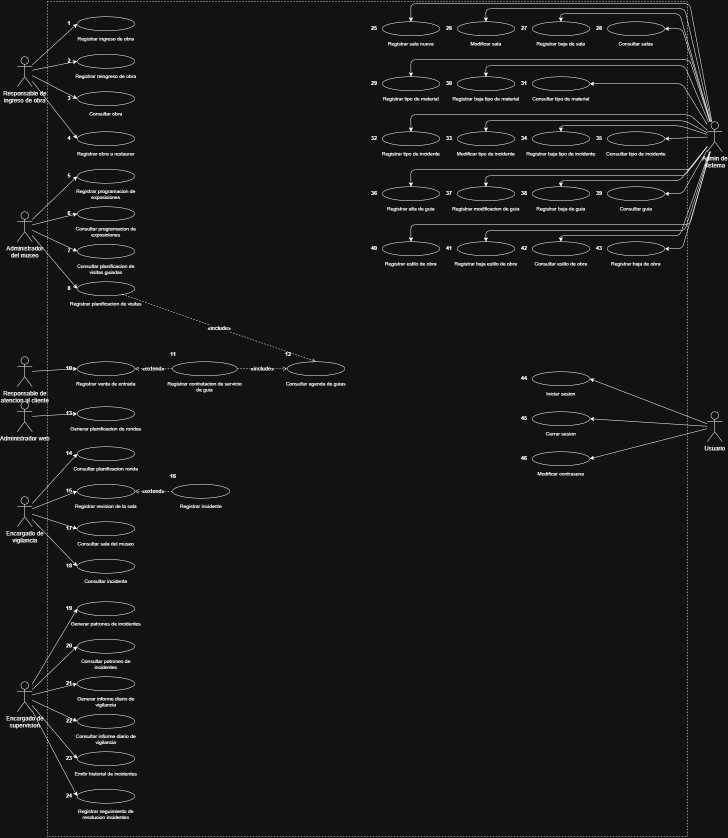
#> input picture scripts_y_notas/page9_new_dcu.png, 1456 x 1675 px, found by its file name (shown at 1/2 size)
$ python fast_match.py
#> lines starting #> are read from the running program, lines starting #| are printed output that depends on the picture
# -*- coding: utf-8 -*-
import numpy as np
from PIL import Image

dcu_img = Image.open('scripts_y_notas/page9_new_dcu.png').convert('L')
W, H = dcu_img.size
#> W = 1456; H = 1675

# Let's inspect where actors are by fast 4x downsampling
dcu_small = np.array(dcu_img.resize((W//4, H//4)), dtype=np.float32)
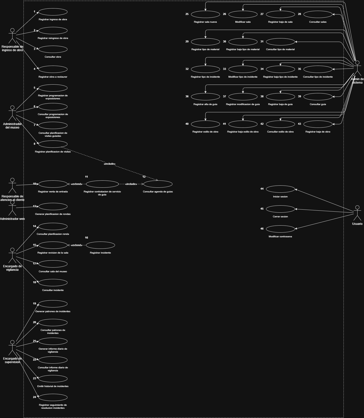
#> dcu_small: shape (418, 364) float32; min 5, max 232, mean 23

crops = {
    'guardia': 'media/board_guardia.png',
    'supervisor': 'media/supervisor_crop1.png',
    'obra': 'media/board_obra.png',
    'incidente': 'media/board_incidente.png'
}

for name, path in crops.items():
    c_img = Image.open(path).convert('L')
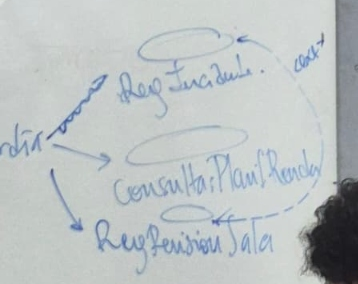
#> input picture media/board_guardia.png, 358 x 284 px, found by its file name
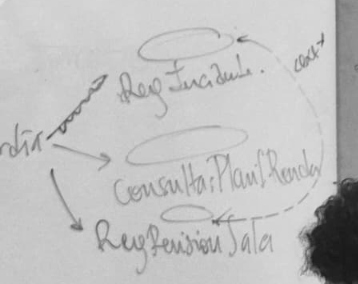
#> c_img: PIL image 358x284 L; min 23, max 224, mean 191.8
    cw, ch = c_img.size
#> cw = 358; ch = 284
    c_small = np.array(c_img.resize((max(1, cw//4), max(1, ch//4))), dtype=np.float32)
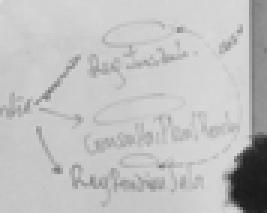
#> c_small: shape (71, 89) float32 (shown 3 times larger); min 26, max 218, mean 191.8

    # fast cross-correlation using OpenCV or simple sliding window
    # Actually, let's just use scipy if fast or cv2
    try:
        import cv2
        res = cv2.matchTemplate(dcu_small, c_small, cv2.TM_CCOEFF_NORMED)
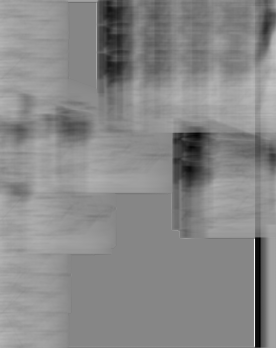
#> res: shape (348, 276) float32; min -0.301, max 0.271, mean 0.00569; drawn with min black and max white
        min_val, max_val, min_loc, max_loc = cv2.minMaxLoc(res)
#> min_val = -0.301; max_val = 0.271; min_loc = (259, 238); max_loc = (254, 253)
        best_x = max_loc[0] * 4
#> best_x = 1016
        best_y = max_loc[1] * 4
#> best_y = 1012
        cx = (best_x + cw/2) / W * 100
#> cx = 82.07
        cy = (best_y + ch/2) / H * 100
#> cy = 68.9
        print(f"Sector {name}: score={max_val:.2f}, x={best_x}, y={best_y}, center=({cx:.1f}%, {cy:.1f}%)")
#| Sector guardia: score=0.27, x=1016, y=1012, center=(82.1%, 68.9%)
    except Exception as e:
        print(f"Error for {name}:", e)
#> pass 2 of the loop `for name, path in crops.items():`:
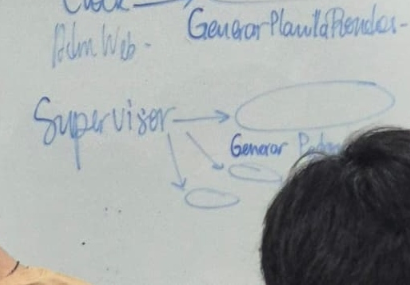
#> input picture media/supervisor_crop1.png, 410 x 285 px, found by its file name
#> c_img: PIL image 410x285 L
#> `c_small = np.array(c_img.resize((max(1, cw//4), max(1, ch//4))), dtype..`:
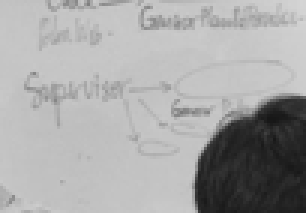
#> c_small: shape (71, 102) float32 (shown 3 times larger); min 23, max 212, mean 166.6
#> `res = cv2.matchTemplate(dcu_small, c_small, cv2.TM_CCOEFF_NORMED)`:
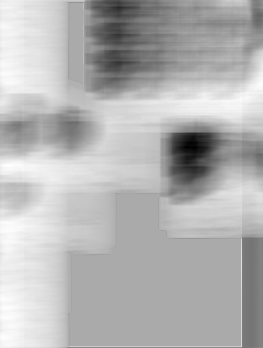
#> res: shape (348, 263) float32; min -0.329, max 0.163, mean 0.018; drawn with min black and max white
#> min_val = -0.329; max_val = 0.163; min_loc = (194, 147); max_loc = (3, 337)
#> best_x = 12
#> best_y = 1348
#> cx = 14.9
#> cy = 88.99
#| Sector supervisor: score=0.16, x=12, y=1348, center=(14.9%, 89.0%)
#> pass 3 of the loop `for name, path in crops.items():`:
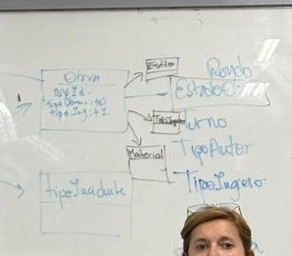
#> input picture media/board_obra.png, 292 x 256 px, found by its file name
#> c_img: PIL image 292x256 L
#> `c_small = np.array(c_img.resize((max(1, cw//4), max(1, ch//4))), dtype..`:
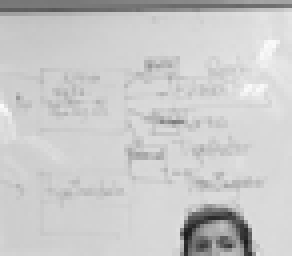
#> c_small: shape (64, 73) float32 (shown 4 times larger); min 28, max 251, mean 201.7
#> `res = cv2.matchTemplate(dcu_small, c_small, cv2.TM_CCOEFF_NORMED)`:
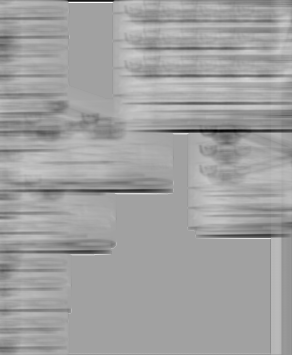
#> res: shape (355, 292) float32; min -0.467, max 0.27, mean -0.00133; drawn with min black and max white
#> min_val = -0.467; max_val = 0.27; min_loc = (215, 130); max_loc = (108, 2)
#> best_x = 432
#> best_y = 8
#> cx = 39.7
#> cy = 8.12
#| Sector obra: score=0.27, x=432, y=8, center=(39.7%, 8.1%)
#> the loop made 4 passes; the first 3 are shown
